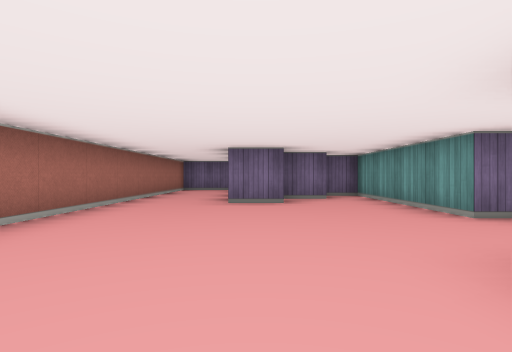
view 1 (above)

24 first-person views from a walk through a cub3D maze. The camera is about half as high as the walls, looks level and sees 80° across. The floor is counted in squares. Each view is taken from the middle of a square. On the plan, view 1 faces up. The plan holds only what a view shows up to about 9 squares ahead; the rest is blank.

view 2
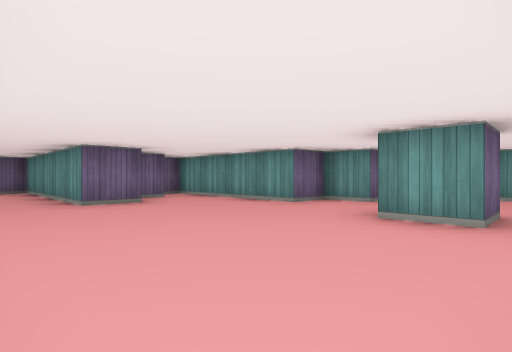

view 3
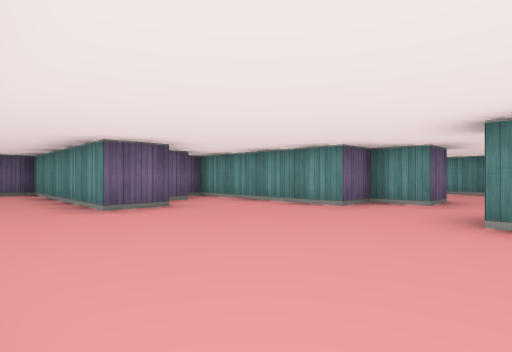

view 4
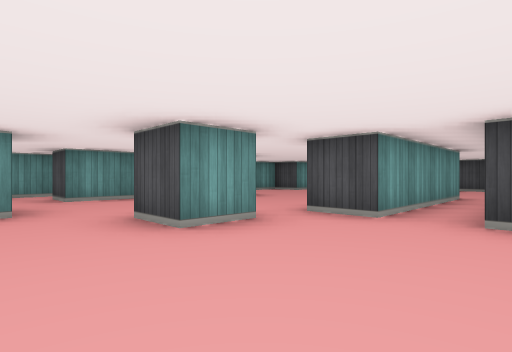

view 5
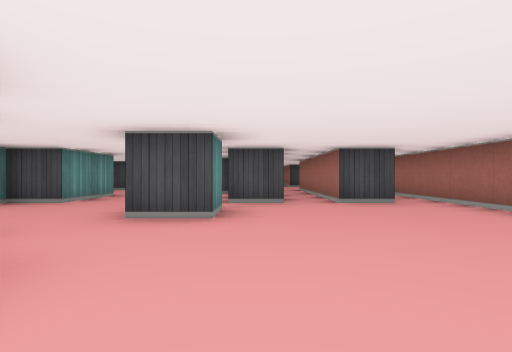

view 6
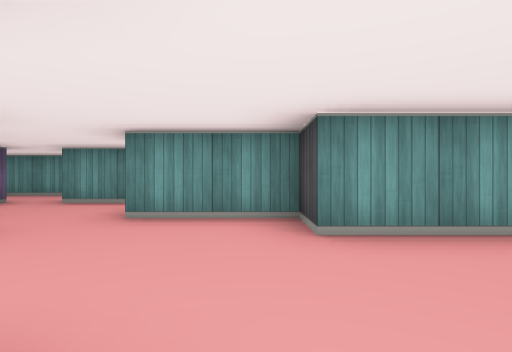

view 7
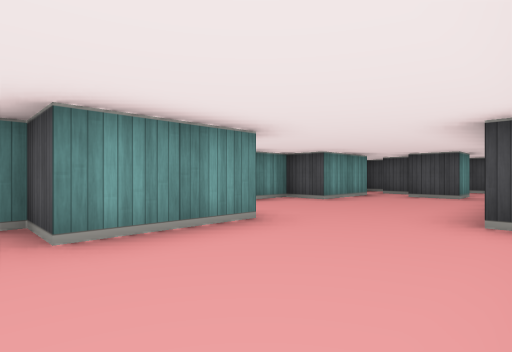

view 8
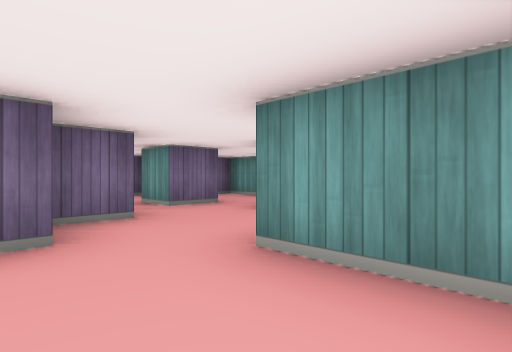

view 9
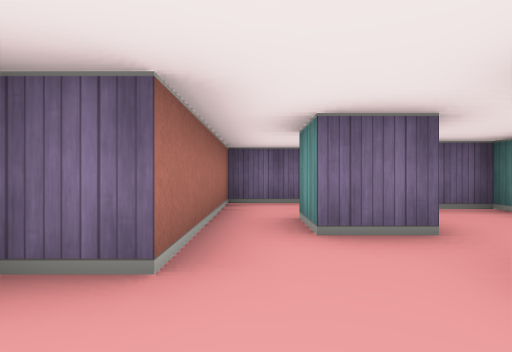

view 10
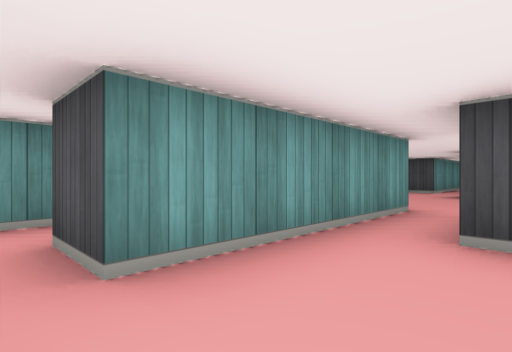

view 11
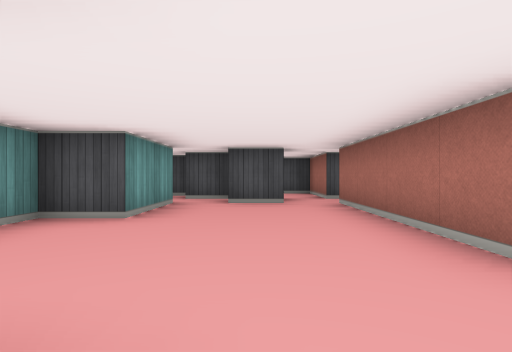

view 12
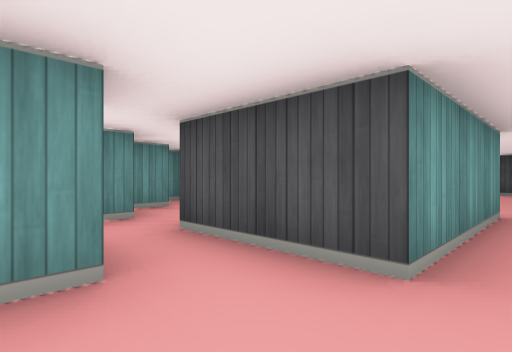

view 13
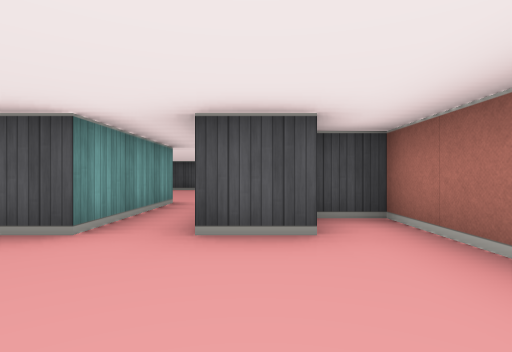

view 14
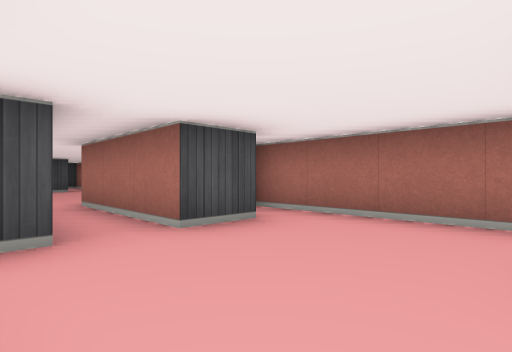

view 15
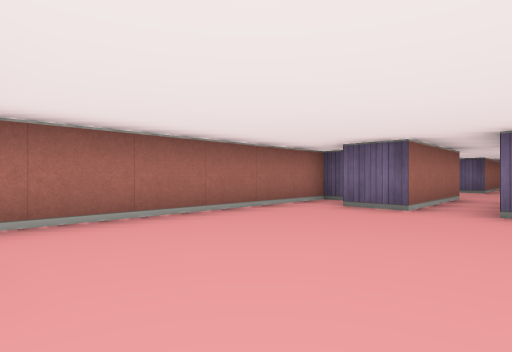

view 16
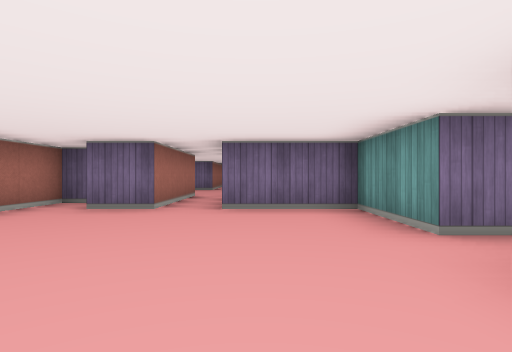

view 17
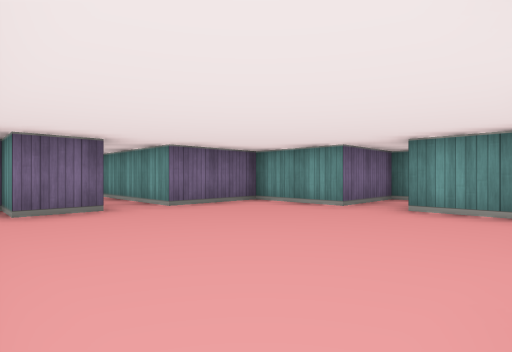

view 18
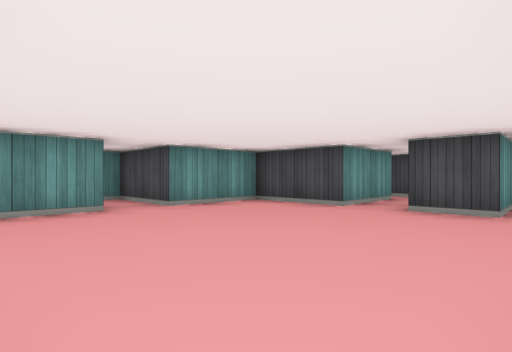

view 19
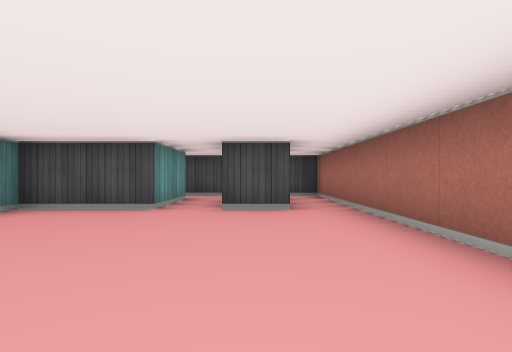

view 20
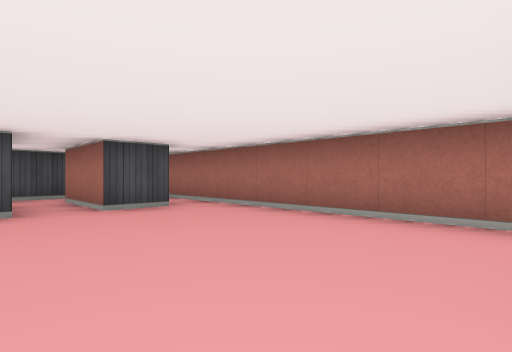

view 21
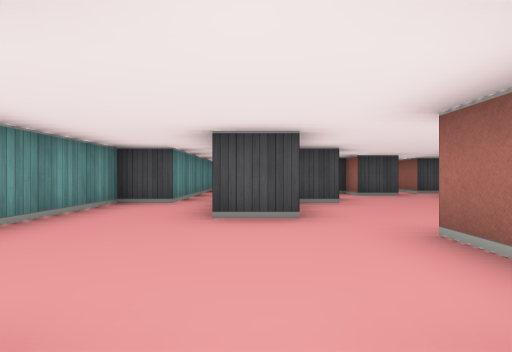

view 22
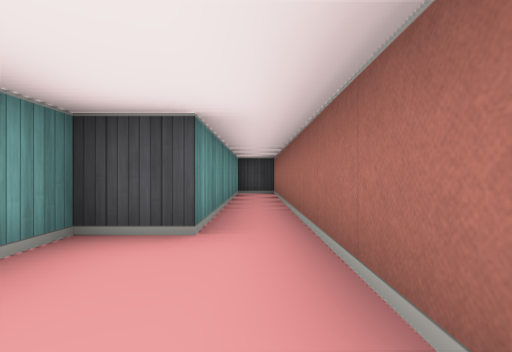

view 23
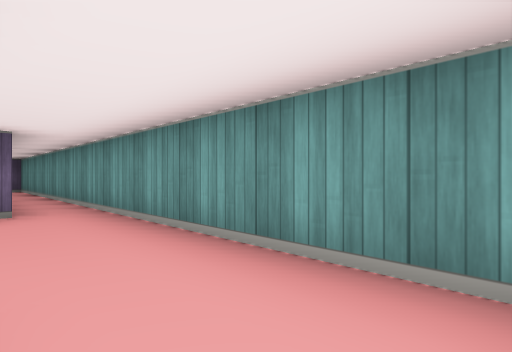

view 24
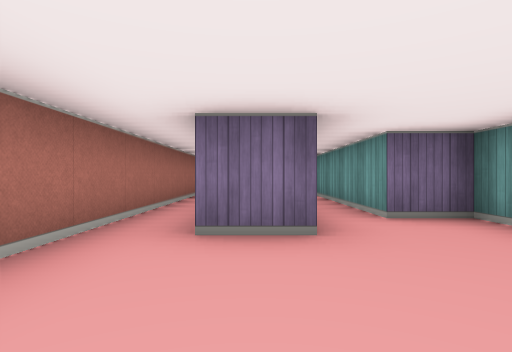

### Floor plan
Ten units are one square. View 1 is at (0, 0); x grows to the right and y downward. Boxes are objects, and circles mark ways between rooms. Rooms are numbered by the first view taken in them; rooms with no view inside come last. Other rooms are left out.
<svg viewBox="-30 -110 130 310">
<path fill="none" stroke="#000" d="M25 -5 15 -5 15 -15 25 -15M45 -25 35 -25 35 -35 25 -35 25 -75 18 -75M5 -55 -5 -55 -5 -105 -12 -105M16 -65 5 -65M5 5 15 5M-15 5 -5 5M-25 -9 -25 6M75 -45 65 -45 65 -55M45 25 45 5 55 5 55 -15 65 -15M18 35 25 35M75 5 75 -35 85 -35M75 -75 55 -75 55 -35 46 -35M-25 -90 -25 -29M95 -35 95 -65 86 -65M-15 85 -5 85M15 51 15 45 5 45 5 5M5 85 25 85M-5 5 -5 55 -15 55M-25 6 -25 95 -16 95M5 165 25 165 25 145 45 145 45 135 25 135 25 115 5 115 5 85M-15 165 -5 165M-5 85 -5 115 -15 115 -15 105 -25 105 -25 165M65 35 75 35 75 115 85 115M55 18 55 25M25 35 25 75M55 75 55 55 65 55 65 45M35 75 45 75M45 85 55 85M85 111 85 55 95 55 95 -35M35 85 35 75M45 95 45 89M25 85 25 105 39 105M-15 176 -15 165M-25 165 -25 195 -6 195M5 185 5 165M-5 165 -5 185M-6 195 9 195"/>
<circle cx="-10" cy="10" r="3" fill="#2a7"/>
<circle cx="35" cy="25" r="3" fill="#2a7"/>
<circle cx="70" cy="-5" r="3" fill="#2a7"/>
<circle cx="90" cy="-40" r="3" fill="#2a7"/>
<circle cx="0" cy="80" r="3" fill="#2a7"/>
<circle cx="20" cy="80" r="3" fill="#2a7"/>
<circle cx="-20" cy="175" r="3" fill="#2a7"/>
<circle cx="0" cy="175" r="3" fill="#2a7"/>
<circle cx="30" cy="80" r="3" fill="#2a7"/>
<circle cx="-10" cy="190" r="3" fill="#2a7"/>
<text x="20" y="-30">1</text>
<text x="-10" y="60">2</text>
<text x="0" y="140">3</text>
<text x="60" y="40">4</text>
<text x="40" y="90">5</text>
<text x="-20" y="180">6</text>
<text x="0" y="180">7</text>
</svg>
Room 1 opens to room 2. Room 1 opens to room 4. Room 2 opens to room 3. Room 2 opens to room 5. Room 3 opens to room 6. Room 3 opens to room 7. Room 4 opens to room 5. Room 6 opens to room 7.

Where each view was taken, in squares from view 1:
view 1: 0 up, 0 right, facing up
view 2: 0 up, 2 left, facing up-right
view 3: 1 up, 2 left, facing up-right
view 4: 3 up, 1 left, facing down-right
view 5: 5 up, 1 right, facing down
view 6: 0 up, 2 right, facing right
view 7: 0 up, 2 right, facing down-right
view 8: 0 up, 4 right, facing up-right
view 9: 2 up, 6 right, facing up
view 10: 4 up, 6 right, facing down-right
view 11: 2 down, 4 right, facing down
view 12: 7 down, 0 right, facing down-right
view 13: 6 down, 1 left, facing down
view 14: 6 down, 1 right, facing down-left
view 15: 16 down, 1 right, facing up-left
view 16: 16 down, 1 right, facing up
view 17: 16 down, 2 left, facing up-right
view 18: 12 down, 2 left, facing down-right
view 19: 12 down, 1 left, facing down
view 20: 12 down, 1 right, facing down-left
view 21: 0 up, 7 right, facing down
view 22: 3 down, 8 right, facing down
view 23: 5 down, 8 right, facing up-right
view 24: 8 down, 1 left, facing up
